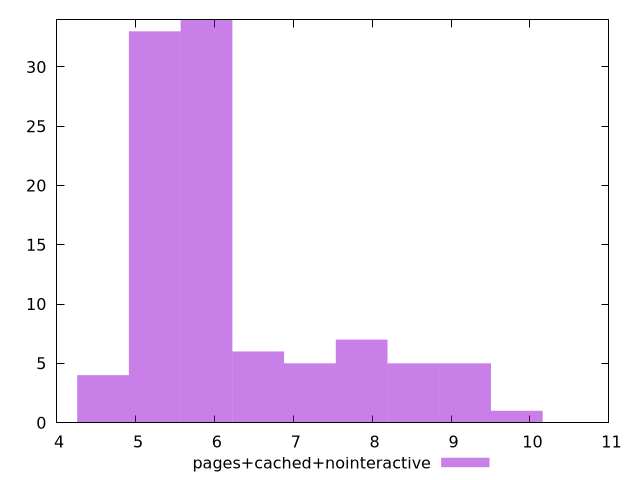

The script that saved this image:
$_pagesCachedNointeractive <<EOF
7.21097962436524 5
5.899892419935196 34
5.244348817720175 33
6.555436022150218 6
8.522066828795284 5
4.588805215505153 4
9.177610431010306 5
7.866523226580262 7
9.833154033225327 1
EOF
set key outside below
set terminal pngcairo
set output "report_00006_2020-11-02T20-21-41.718Z/network-server-latency/pages+cached+nointeractive//raw_hist.png"
set yrange [0:34]
set boxwidth 0.6555436022150218
set style fill transparent solid 0.5 noborder
plot $_pagesCachedNointeractive title "pages+cached+nointeractive" with boxes ,
